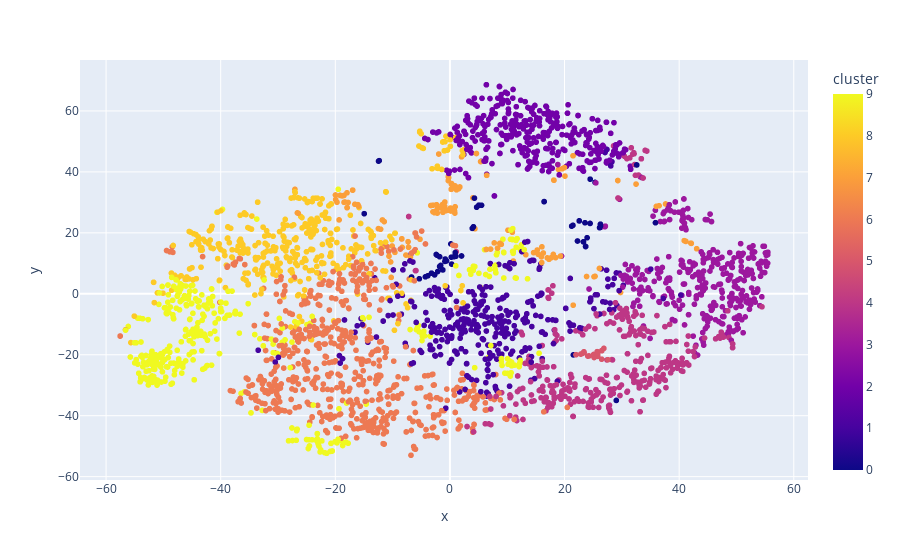

Notebook code cell kept with this figure:
### Code cell
# Visualizing the Clusters with t-SNE

from sklearn.manifold import TSNE

tsne_pipeline = Pipeline([('scaler', StandardScaler()), ('tsne', TSNE(n_components=2, verbose=1))])
genre_embedding = tsne_pipeline.fit_transform(X)
projection = pd.DataFrame(columns=['x', 'y'], data=genre_embedding)
projection['genres'] = genre_data['genres']
projection['cluster'] = genre_data['cluster']

fig = px.scatter(
    projection, x='x', y='y', color='cluster', hover_data=['x', 'y', 'genres'])
fig.show()

### Figure 1 — Plotly figure (JSON) as saved in the notebook; plotly's stock layout.template omitted (floating-point values rounded to 4 significant figures; data arrays with more than 128 entries replaced by an {"elided": "..."} marker saying what was removed)
{"data": [{"customdata": {"elided": "2973x1 str values"}, "hovertemplate": "x=%{x}<br>y=%{y}<br>genres=%{customdata[0]}<br>cluster=%{marker.color}<extra></extra>", "legendgroup": "", "marker": {"color": {"elided": "2973 int values"}, "coloraxis": "coloraxis", "symbol": "circle"}, "mode": "markers", "name": "", "showlegend": false, "type": "scattergl", "x": {"elided": "2973 float values"}, "xaxis": "x", "y": {"elided": "2973 float values"}, "yaxis": "y"}], "layout": {"coloraxis": {"colorbar": {"title": {"text": "cluster"}}, "colorscale": [[0, "#0d0887"], [0.1111, "#46039f"], [0.2222, "#7201a8"], [0.3333, "#9c179e"], [0.4444, "#bd3786"], [0.5556, "#d8576b"], [0.6667, "#ed7953"], [0.7778, "#fb9f3a"], [0.8889, "#fdca26"], [1, "#f0f921"]]}, "legend": {"tracegroupgap": 0}, "margin": {"t": 60}, "xaxis": {"anchor": "y", "domain": [0, 1], "title": {"text": "x"}}, "yaxis": {"anchor": "x", "domain": [0, 1], "title": {"text": "y"}}}}
